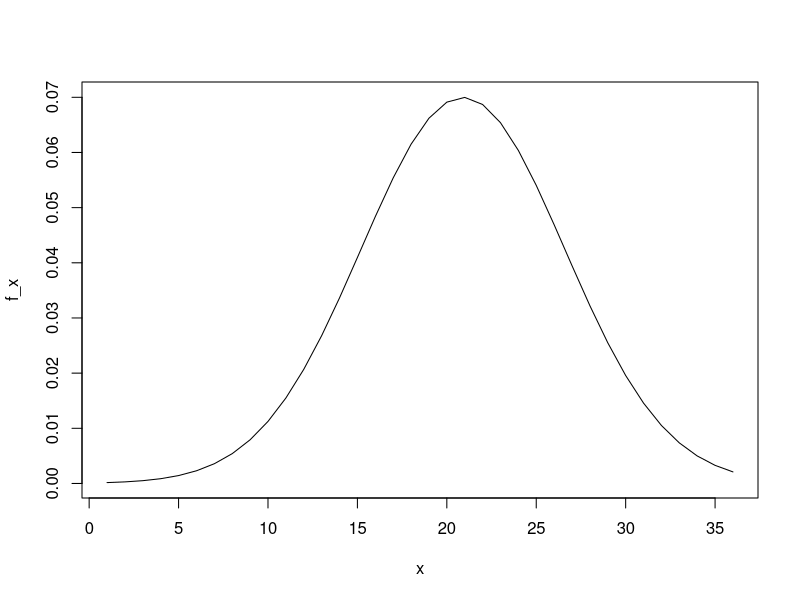

This chart was generated by the following R code:
# For the three year period 2016-2018, ACT standardized test scores were 
# approximately normally distributed with a mean of 20.9 and standard deviation of 5.7 
# (Real ACT scores are integers between 1 and 36, but we will ignore this detail and use continuous values instead.)
# Set the seed to 16, then use rnorm() to generate a normal distribution of 10000 tests 
set.seed(16)
act_scores = rnorm(10000, 20.9,5.7)
# What is the mean of act_scores?
avg_act_scores = mean(act_scores)
# What is the standard deviation of act_scores?
sd_act_scores = sd(act_scores)
# A perfect score is 36 or greater (the maximum reported score is 36).
# In act_scores, how many perfect scores are there out of 10,000 simulated tests?
sum(act_scores>=36)
# In act_scores, what is the probability of an ACT score greater than 30?
1-pnorm(30,avg_act_scores, sd_act_scores )
# In act_scores, what is the probability of an ACT score less than or equal to 10?
pnorm(10,avg_act_scores, sd_act_scores )


# Set x equal to the sequence of integers 1 to 36.
# Use dnorm to determine the value of the probability density function over x 
# given a mean of 20.9 and standard deviation of 5.7
# save the result as f_x. 
# Plot x against f_x.
x = seq(1,36)
f_x = dnorm(x, 20.9, 5.7)
plot(x,f_x, type='l')
  




















